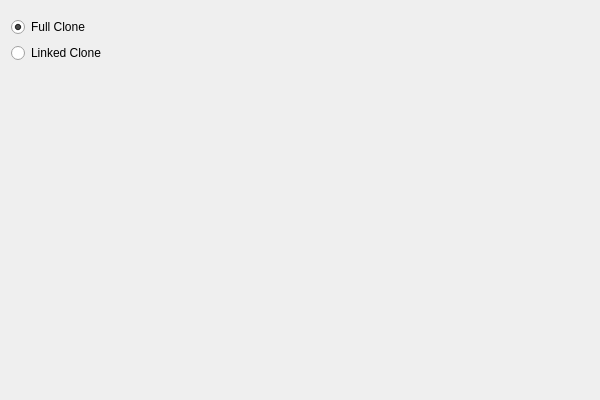
<?xml version="1.0" encoding="UTF-8"?>
<ui version="4.0">
 <comment>
 VBox frontends: Qt4 GUI (&quot;VirtualBox&quot;):

     Copyright (C) 2011-2012 Oracle Corporation

     This file is part of VirtualBox Open Source Edition (OSE), as
     available from http://www.virtualbox.org. This file is free software;
     you can redistribute it and/or modify it under the terms of the GNU
     General Public License (GPL) as published by the Free Software
     Foundation, in version 2 as it comes in the &quot;COPYING&quot; file of the
     VirtualBox OSE distribution. VirtualBox OSE is distributed in the
     hope that it will be useful, but WITHOUT ANY WARRANTY of any kind.
 </comment>
 <class>UICloneVMWizardPage2</class>
 <widget class="QWidget" name="UICloneVMWizardPage2">
  <property name="geometry">
   <rect>
    <x>0</x>
    <y>0</y>
    <width>600</width>
    <height>400</height>
   </rect>
  </property>
  <layout class="QVBoxLayout" name="verticalLayout">
   <item>
    <widget class="QIRichTextLabel" name="m_pLabel"/>
   </item>
   <item>
    <widget class="QRadioButton" name="m_pFullCloneRadio">
     <property name="text">
      <string>Full Clone</string>
     </property>
     <property name="checked">
      <bool>true</bool>
     </property>
    </widget>
   </item>
   <item>
    <widget class="QRadioButton" name="m_pLinkedCloneRadio">
     <property name="text">
      <string>Linked Clone</string>
     </property>
    </widget>
   </item>
   <item>
    <spacer name="m_pSpacer">
     <property name="orientation">
      <enum>Qt::Vertical</enum>
     </property>
     <property name="sizeHint">
      <size>
       <width>0</width>
       <height>0</height>
      </size>
     </property>
    </spacer>
   </item>
  </layout>
 </widget>
 <customwidgets>
  <customwidget>
   <class>QIRichTextLabel</class>
   <extends>QWidget</extends>
   <header>QIRichTextLabel.h</header>
  </customwidget>
 </customwidgets>
 <resources/>
 <connections/>
</ui>
